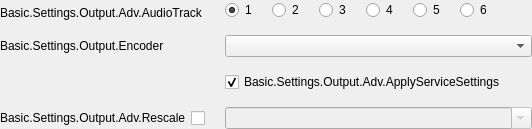
                          <widget class="QWidget" name="outputSettingsAdvStreamTab" native="true">
                           <property name="uistep" stdset="0">
                            <string notr="true">Streaming Tab</string>
                           </property>
                           <layout class="QVBoxLayout" name="verticalLayout_45">
                            <property name="spacing">
                             <number>0</number>
                            </property>
                            <property name="leftMargin">
                             <number>0</number>
                            </property>
                            <property name="topMargin">
                             <number>0</number>
                            </property>
                            <property name="rightMargin">
                             <number>0</number>
                            </property>
                            <property name="bottomMargin">
                             <number>0</number>
                            </property>
                            <item>
                             <widget class="QWidget" name="advOutputStreamTab" native="true">
                              <layout class="QVBoxLayout" name="verticalLayout_12">
                               <property name="spacing">
                                <number>10</number>
                               </property>
                               <property name="leftMargin">
                                <number>0</number>
                               </property>
                               <property name="topMargin">
                                <number>0</number>
                               </property>
                               <property name="rightMargin">
                                <number>0</number>
                               </property>
                               <property name="bottomMargin">
                                <number>0</number>
                               </property>
                               <item alignment="Qt::AlignTop">
                                <widget class="QWidget" name="widget_4" native="true">
                                 <layout class="QVBoxLayout" name="verticalLayout_14">
                                  <property name="spacing">
                                   <number>0</number>
                                  </property>
                                  <property name="leftMargin">
                                   <number>0</number>
                                  </property>
                                  <property name="topMargin">
                                   <number>0</number>
                                  </property>
                                  <property name="rightMargin">
                                   <number>0</number>
                                  </property>
                                  <property name="bottomMargin">
                                   <number>0</number>
                                  </property>
                                  <item>
                                   <widget class="QWidget" name="advOutTopContainer" native="true">
                                    <property name="sizePolicy">
                                     <sizepolicy hsizetype="Preferred" vsizetype="Maximum">
                                      <horstretch>0</horstretch>
                                      <verstretch>0</verstretch>
                                     </sizepolicy>
                                    </property>
                                    <layout class="QFormLayout" name="formLayout_7">
                                     <property name="fieldGrowthPolicy">
                                      <enum>QFormLayout::AllNonFixedFieldsGrow</enum>
                                     </property>
                                     <property name="labelAlignment">
                                      <set>Qt::AlignLeading|Qt::AlignLeft|Qt::AlignVCenter</set>
                                     </property>
                                     <property name="horizontalSpacing">
                                      <number>20</number>
                                     </property>
                                     <property name="verticalSpacing">
                                      <number>10</number>
                                     </property>
                                     <property name="leftMargin">
                                      <number>0</number>
                                     </property>
                                     <property name="topMargin">
                                      <number>0</number>
                                     </property>
                                     <property name="rightMargin">
                                      <number>0</number>
                                     </property>
                                     <property name="bottomMargin">
                                      <number>0</number>
                                     </property>
                                     <item row="0" column="0">
                                      <widget class="QLabel" name="label_28">
                                       <property name="sizePolicy">
                                        <sizepolicy hsizetype="Preferred" vsizetype="Expanding">
                                         <horstretch>0</horstretch>
                                         <verstretch>0</verstretch>
                                        </sizepolicy>
                                       </property>
                                       <property name="text">
                                        <string>Basic.Settings.Output.Adv.AudioTrack</string>
                                       </property>
                                       <property name="alignment">
                                        <set>Qt::AlignLeading|Qt::AlignLeft|Qt::AlignVCenter</set>
                                       </property>
                                       <property name="wordWrap">
                                        <bool>true</bool>
                                       </property>
                                       <property name="useFor" stdset="0">
                                        <string notr="true">FormLabelRole</string>
                                       </property>
                                      </widget>
                                     </item>
                                     <item row="0" column="1">
                                      <widget class="QWidget" name="widget_8" native="true">
                                       <property name="sizePolicy">
                                        <sizepolicy hsizetype="Expanding" vsizetype="Preferred">
                                         <horstretch>0</horstretch>
                                         <verstretch>0</verstretch>
                                        </sizepolicy>
                                       </property>
                                       <property name="uistep" stdset="0">
                                        <string>Audio Track</string>
                                       </property>
                                       <layout class="QHBoxLayout" name="horizontalLayout_7">
                                        <property name="spacing">
                                         <number>15</number>
                                        </property>
                                        <property name="leftMargin">
                                         <number>0</number>
                                        </property>
                                        <property name="topMargin">
                                         <number>0</number>
                                        </property>
                                        <property name="rightMargin">
                                         <number>0</number>
                                        </property>
                                        <property name="bottomMargin">
                                         <number>5</number>
                                        </property>
                                        <item>
                                         <widget class="QRadioButton" name="advOutTrack1">
                                          <property name="minimumSize">
                                           <size>
                                            <width>31</width>
                                            <height>0</height>
                                           </size>
                                          </property>
                                          <property name="text">
                                           <string notr="true">1</string>
                                          </property>
                                          <property name="checked">
                                           <bool>true</bool>
                                          </property>
                                         </widget>
                                        </item>
                                        <item>
                                         <widget class="QRadioButton" name="advOutTrack2">
                                          <property name="minimumSize">
                                           <size>
                                            <width>31</width>
                                            <height>0</height>
                                           </size>
                                          </property>
                                          <property name="text">
                                           <string notr="true">2</string>
                                          </property>
                                         </widget>
                                        </item>
                                        <item>
                                         <widget class="QRadioButton" name="advOutTrack3">
                                          <property name="minimumSize">
                                           <size>
                                            <width>31</width>
                                            <height>0</height>
                                           </size>
                                          </property>
                                          <property name="text">
                                           <string notr="true">3</string>
                                          </property>
                                         </widget>
                                        </item>
                                        <item>
                                         <widget class="QRadioButton" name="advOutTrack4">
                                          <property name="minimumSize">
                                           <size>
                                            <width>31</width>
                                            <height>0</height>
                                           </size>
                                          </property>
                                          <property name="text">
                                           <string notr="true">4</string>
                                          </property>
                                         </widget>
                                        </item>
                                        <item>
                                         <widget class="QRadioButton" name="advOutTrack5">
                                          <property name="minimumSize">
                                           <size>
                                            <width>31</width>
                                            <height>0</height>
                                           </size>
                                          </property>
                                          <property name="text">
                                           <string notr="true">5</string>
                                          </property>
                                         </widget>
                                        </item>
                                        <item>
                                         <widget class="QRadioButton" name="advOutTrack6">
                                          <property name="minimumSize">
                                           <size>
                                            <width>31</width>
                                            <height>0</height>
                                           </size>
                                          </property>
                                          <property name="text">
                                           <string notr="true">6</string>
                                          </property>
                                         </widget>
                                        </item>
                                        <item>
                                         <spacer name="horizontalSpacer_12">
                                          <property name="orientation">
                                           <enum>Qt::Horizontal</enum>
                                          </property>
                                          <property name="sizeHint" stdset="0">
                                           <size>
                                            <width>40</width>
                                            <height>20</height>
                                           </size>
                                          </property>
                                         </spacer>
                                        </item>
                                       </layout>
                                      </widget>
                                     </item>
                                     <item row="1" column="0">
                                      <widget class="QLabel" name="advOutEncLabel">
                                       <property name="sizePolicy">
                                        <sizepolicy hsizetype="Preferred" vsizetype="Expanding">
                                         <horstretch>0</horstretch>
                                         <verstretch>0</verstretch>
                                        </sizepolicy>
                                       </property>
                                       <property name="text">
                                        <string>Basic.Settings.Output.Encoder</string>
                                       </property>
                                       <property name="wordWrap">
                                        <bool>true</bool>
                                       </property>
                                       <property name="useFor" stdset="0">
                                        <string notr="true">FormLabelRole</string>
                                       </property>
                                      </widget>
                                     </item>
                                     <item row="3" column="1">
                                      <widget class="PLSEditableComboBox" name="advOutRescale">
                                       <property name="enabled">
                                        <bool>false</bool>
                                       </property>
                                       <property name="editable">
                                        <bool>true</bool>
                                       </property>
                                       <property name="uistep" stdset="0">
                                        <string notr="true">Rescale Output</string>
                                       </property>
                                      </widget>
                                     </item>
                                     <item row="3" column="0">
                                      <widget class="QWidget" name="widget_14" native="true">
                                       <layout class="QHBoxLayout" name="horizontalLayout_19" stretch="0,0,1">
                                        <property name="spacing">
                                         <number>5</number>
                                        </property>
                                        <property name="leftMargin">
                                         <number>0</number>
                                        </property>
                                        <property name="topMargin">
                                         <number>0</number>
                                        </property>
                                        <property name="rightMargin">
                                         <number>0</number>
                                        </property>
                                        <property name="bottomMargin">
                                         <number>0</number>
                                        </property>
                                        <item>
                                         <widget class="QLabel" name="label_11">
                                          <property name="sizePolicy">
                                           <sizepolicy hsizetype="Expanding" vsizetype="Expanding">
                                            <horstretch>0</horstretch>
                                            <verstretch>0</verstretch>
                                           </sizepolicy>
                                          </property>
                                          <property name="text">
                                           <string>Basic.Settings.Output.Adv.Rescale</string>
                                          </property>
                                          <property name="wordWrap">
                                           <bool>true</bool>
                                          </property>
                                          <property name="useFor" stdset="0">
                                           <string notr="true">FormLabelRole</string>
                                          </property>
                                         </widget>
                                        </item>
                                        <item>
                                         <widget class="QCheckBox" name="advOutUseRescale">
                                          <property name="sizePolicy">
                                           <sizepolicy hsizetype="Expanding" vsizetype="Expanding">
                                            <horstretch>0</horstretch>
                                            <verstretch>0</verstretch>
                                           </sizepolicy>
                                          </property>
                                          <property name="layoutDirection">
                                           <enum>Qt::RightToLeft</enum>
                                          </property>
                                          <property name="text">
                                           <string/>
                                          </property>
                                          <property name="uistep" stdset="0">
                                           <string notr="true">Rescale Output</string>
                                          </property>
                                         </widget>
                                        </item>
                                        <item>
                                         <spacer name="horizontalSpacer">
                                          <property name="orientation">
                                           <enum>Qt::Horizontal</enum>
                                          </property>
                                          <property name="sizeHint" stdset="0">
                                           <size>
                                            <width>0</width>
                                            <height>5</height>
                                           </size>
                                          </property>
                                         </spacer>
                                        </item>
                                       </layout>
                                      </widget>
                                     </item>
                                     <item row="2" column="1">
                                      <layout class="QVBoxLayout" name="verticalLayout_53">
                                       <property name="spacing">
                                        <number>0</number>
                                       </property>
                                       <property name="topMargin">
                                        <number>5</number>
                                       </property>
                                       <property name="bottomMargin">
                                        <number>5</number>
                                       </property>
                                       <item>
                                        <widget class="QCheckBox" name="advOutApplyService">
                                         <property name="text">
                                          <string>Basic.Settings.Output.Adv.ApplyServiceSettings</string>
                                         </property>
                                         <property name="checked">
                                          <bool>true</bool>
                                         </property>
                                         <property name="uistep" stdset="0">
                                          <string notr="true">Enforce streaming service encoder settings</string>
                                         </property>
                                        </widget>
                                       </item>
                                      </layout>
                                     </item>
                                     <item row="1" column="1">
                                      <widget class="PLSComboBox" name="advOutEncoder">
                                       <property name="uistep" stdset="0">
                                        <string notr="true">Encoder</string>
                                       </property>
                                      </widget>
                                     </item>
                                    </layout>
                                   </widget>
                                  </item>
                                 </layout>
                                </widget>
                               </item>
                              </layout>
                             </widget>
                            </item>
                           </layout>
                          </widget>
